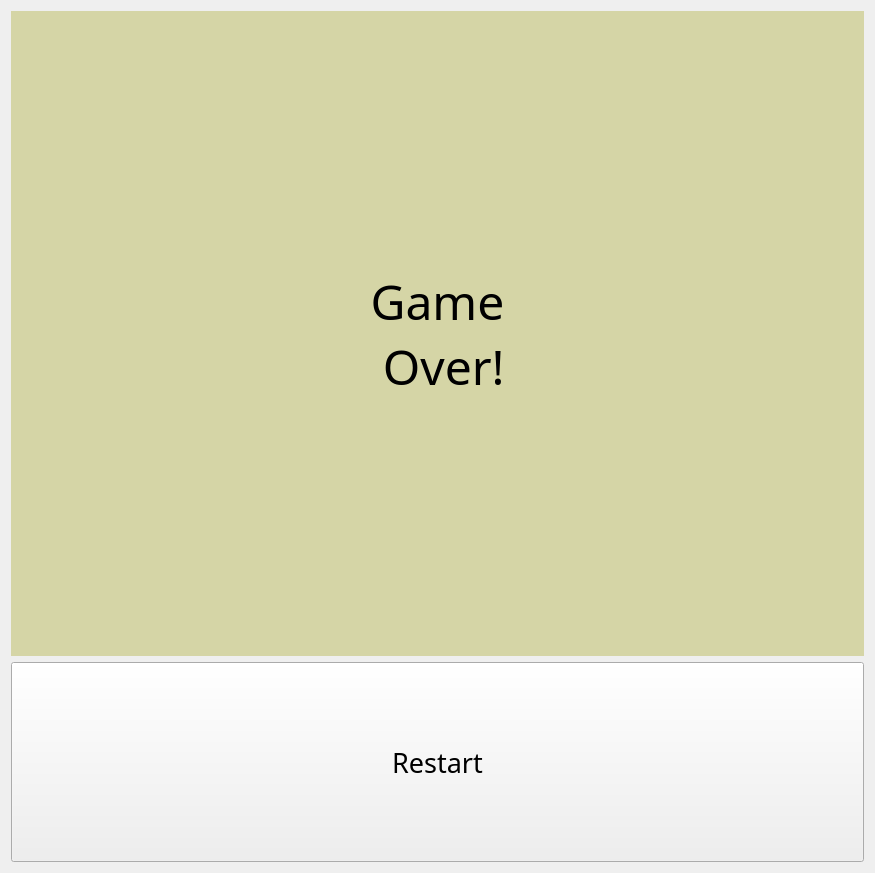
<?xml version="1.0" encoding="UTF-8"?>
<ui version="4.0">
 <class>InfoBoard</class>
 <widget class="QWidget" name="InfoBoard">
  <property name="geometry">
   <rect>
    <x>0</x>
    <y>0</y>
    <width>875</width>
    <height>873</height>
   </rect>
  </property>
  <property name="windowTitle">
   <string>Form</string>
  </property>
  <property name="windowOpacity">
   <double>0.500000000000000</double>
  </property>
  <layout class="QVBoxLayout" name="verticalLayout">
   <item>
    <widget class="QLabel" name="lb_info">
     <property name="font">
      <font>
       <family>华光彩云_CNKI</family>
       <pointsize>36</pointsize>
      </font>
     </property>
     <property name="styleSheet">
      <string notr="true">background-color: rgba(188, 188, 93, 128);</string>
     </property>
     <property name="text">
      <string>Game 
 Over!</string>
     </property>
     <property name="alignment">
      <set>Qt::AlignCenter</set>
     </property>
    </widget>
   </item>
   <item>
    <widget class="QPushButton" name="pb_restart">
     <property name="minimumSize">
      <size>
       <width>0</width>
       <height>200</height>
      </size>
     </property>
     <property name="font">
      <font>
       <family>3ds</family>
       <pointsize>20</pointsize>
      </font>
     </property>
     <property name="text">
      <string>Restart</string>
     </property>
    </widget>
   </item>
  </layout>
 </widget>
 <resources/>
 <connections/>
</ui>
